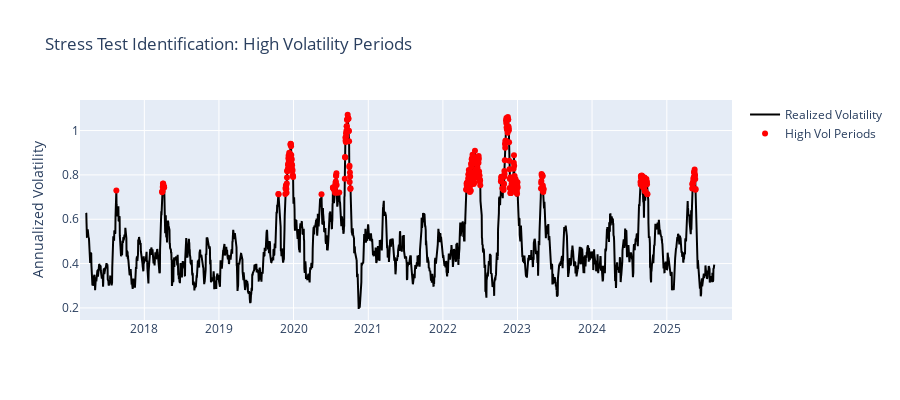

The code cell stored with this chart in its notebook:
### Markdown cell above
## 6. Risk Analysis & Stress Testing

### Code cell
def rmse(y_true, y_pred):
    """Calculate Root Mean Squared Error"""
    return np.sqrt(np.mean((y_pred - y_true) ** 2))
    
def perform_risk_analysis(data):
    """Comprehensive risk analysis of forecasting models"""
    
    # Calculate VaR and CVaR for forecast errors
    lstm_errors = data['q50'] - data['realized_vol_21d']
    gjr_errors = data['sigma_gjr'] - data['realized_vol_21d']
    
    alpha = 0.05  # 95% confidence level
    
    def calculate_var_cvar(errors, alpha):
        var = np.quantile(errors, 1 - alpha)
        cvar = np.mean(errors[errors >= var])
        return var, cvar
    
    lstm_var, lstm_cvar = calculate_var_cvar(lstm_errors, alpha)
    gjr_var, gjr_cvar = calculate_var_cvar(gjr_errors, alpha)
    
    # Stress test: performance during high volatility periods
    high_vol_mask = data['realized_vol_21d'] > np.quantile(data['realized_vol_21d'], 0.9)
    
    lstm_high_vol_rmse = rmse(data['realized_vol_21d'][high_vol_mask], data['q50'][high_vol_mask])
    gjr_high_vol_rmse = rmse(data['realized_vol_21d'][high_vol_mask], data['sigma_gjr'][high_vol_mask])
    
    # Drawdown analysis
    def calculate_forecast_drawdown(actual, forecast):
        error = forecast - actual
        cumulative_error = error.cumsum()
        peak = cumulative_error.expanding().max()
        drawdown = (cumulative_error - peak) / (peak + 1e-8)
        return drawdown.min()
    
    lstm_drawdown = calculate_forecast_drawdown(data['realized_vol_21d'], data['q50'])
    gjr_drawdown = calculate_forecast_drawdown(data['realized_vol_21d'], data['sigma_gjr'])
    
    # Compile results
    risk_metrics = pd.DataFrame({
        'Metric': ['VaR (95%)', 'CVaR (95%)', 'High Vol RMSE', 'Max Drawdown'],
        'LSTM': [lstm_var, lstm_cvar, lstm_high_vol_rmse, lstm_drawdown],
        'GJR-GARCH': [gjr_var, gjr_cvar, gjr_high_vol_rmse, gjr_drawdown]
    }).round(4)
    
    return risk_metrics

# Perform and display risk analysis
risk_metrics = perform_risk_analysis(analysis_data)
print("Risk Metrics Comparison:")
display(risk_metrics)

# Create stress test visualization
def create_stress_test_chart(data):
    high_vol_periods = data[data['realized_vol_21d'] > np.quantile(data['realized_vol_21d'], 0.9)]
    
    fig = go.Figure()
    
    fig.add_trace(go.Scatter(
        x=data.index, y=data['realized_vol_21d'],
        name='Realized Volatility', line=dict(color='black')
    ))
    
    fig.add_trace(go.Scatter(
        x=high_vol_periods.index, y=high_vol_periods['realized_vol_21d'],
        name='High Vol Periods', mode='markers', marker=dict(color='red', size=6)
    ))
    
    fig.update_layout(
        title='Stress Test Identification: High Volatility Periods',
        yaxis_title='Annualized Volatility',
        height=400
    )
    
    return fig

stress_test_fig = create_stress_test_chart(analysis_data)
stress_test_fig.show()

### Figure 1 — Plotly figure (JSON) as saved in the notebook; plotly's stock layout.template omitted (floating-point values rounded to 4 significant figures; data arrays with more than 128 entries replaced by an {"elided": "..."} marker saying what was removed)
{"data": [{"line": {"color": "black"}, "name": "Realized Volatility", "type": "scatter", "x": {"elided": "3075 str values"}, "y": {"elided": "3075 float values"}}, {"marker": {"color": "red", "size": 6}, "mode": "markers", "name": "High Vol Periods", "type": "scatter", "x": {"elided": "308 str values"}, "y": {"elided": "308 float values"}}], "layout": {"height": 400, "title": {"text": "Stress Test Identification: High Volatility Periods"}, "yaxis": {"title": {"text": "Annualized Volatility"}}}}
